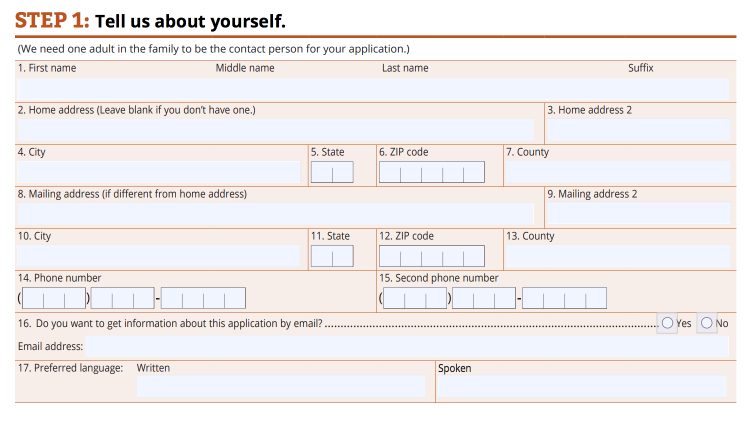
#> input picture formexample.png, 1500 x 854 px (shown at 1/2 size)
$ jupyter execute --allow-errors Project_notebook.ipynb   (older library calls are emulated)
#> lines starting #> are read from the running program, lines starting #| are printed output that depends on the picture; after the words box and inside, x2 and y2 are one past the last pixel; in counts of white or black regions, pixels touching at a corner belong together
[cell 1]
import numpy as np
import cv2
import pytesseract
from PIL import Image

[cell 2]
# [6 lines of commented-out code are left out]

pytesseract.pytesseract.tesseract_cmd = 'C:\\Program Files\\Tesseract-OCR\\tesseract.exe'
large = cv2.imread('formexample.png')
#> large is the input picture: shape (854, 1500, 3); mean B, G, R 237.1, 236.7, 241.4
h = large.shape[0]
#> h = 854
w = large.shape[1]
#> w = 1500
h = h*.5
#> h = 427
w = w*.5
#> w = 750
rgb = cv2.resize(large, (int(w), int(h)) )
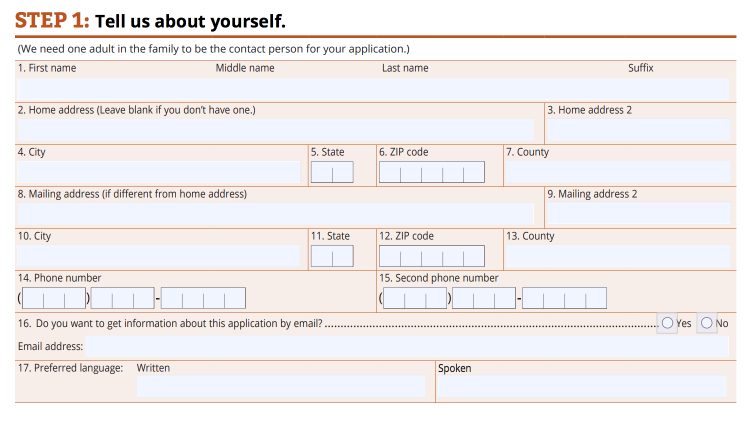
#> rgb: shape (427, 750, 3); mean B, G, R 237.1, 236.8, 241.4
#rgb = cv2.pyrDown(large)
small = cv2.cvtColor(rgb, cv2.COLOR_BGR2GRAY)
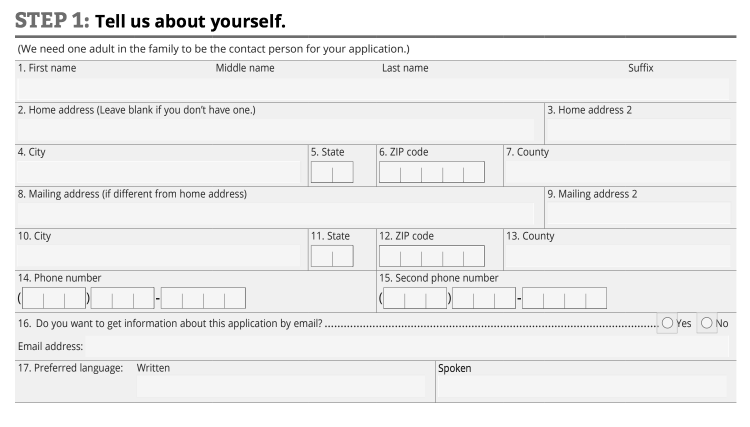
#> small: shape (427, 750); min 0, max 255, mean 238.1
img = large
# kernel = cv2.getStructuringElement(cv2.MORPH_ELLIPSE, (3, 3))
kernel = np.ones((5, 5), np.uint8)
grad = cv2.morphologyEx(small, cv2.MORPH_GRADIENT, kernel)
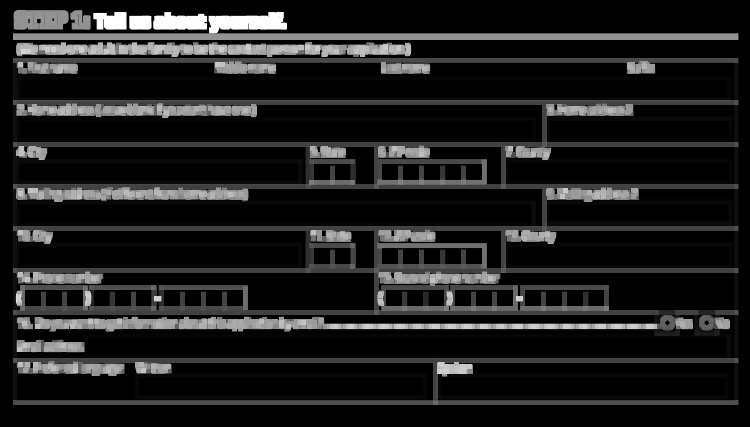
#> grad: shape (427, 750); min 0, max 255, mean 29.7

_, bw = cv2.threshold(grad, 0.0, 255.0, cv2.THRESH_BINARY | cv2.THRESH_OTSU)
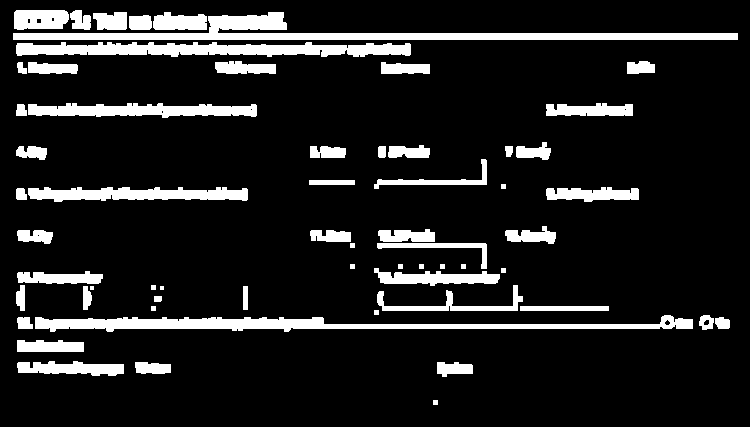
#> bw: shape (427, 750); 12.5% white; 61 white regions (2 under 20 px), largest, box (x1, y1, x2, y2) and area: (13, 12, 738, 40) 6247, (35, 315, 693, 332) 5129, (16, 42, 411, 57) 4168

kernel = cv2.getStructuringElement(cv2.MORPH_RECT, (9, 1))
connected = cv2.morphologyEx(bw, cv2.MORPH_CLOSE, kernel)
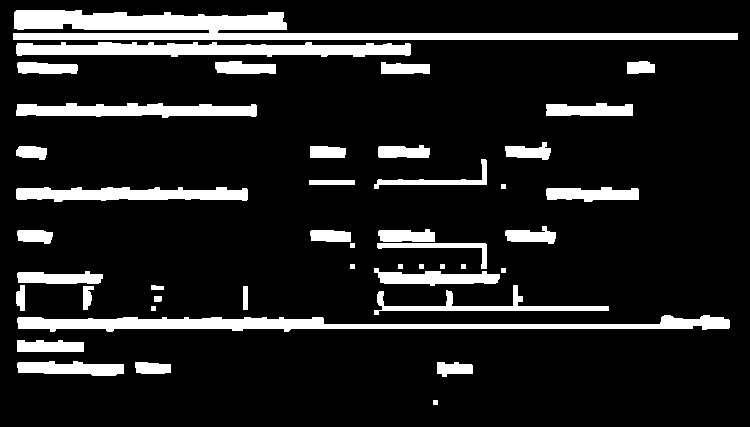
#> connected: shape (427, 750); 13% white; 44 white regions

# using RETR_EXTERNAL instead of RETR_CCOMP
contours, hierarchy = cv2.findContours(connected.copy(), cv2.RETR_EXTERNAL, cv2.CHAIN_APPROX_SIMPLE)
#> contours = 44 contours, 10 with area under 20; largest, box (x1, y1, x2, y2) and area: (13, 10, 738, 40) 8457, (17, 315, 730, 332) 5084, (16, 42, 411, 57) 3886, (16, 103, 257, 118) 2336, (16, 187, 248, 202) 2292
#For opencv 3+ comment the previous line and uncomment the following line
#_, contours, hierarchy = cv2.findContours(connected.copy(), cv2.RETR_EXTERNAL, cv2.CHAIN_APPROX_NONE)

mask = np.zeros(bw.shape, dtype=np.uint8)
count=0
d = dict()
text = ""
labels = list()
#> (the rest of this cell did not finish here and is left out)

[cell 3]
cv2.imshow('rects', rgb)
cv2.waitKey(0)

[cell 4]
import cv2
import numpy as np
from PIL import Image

img1 = cv2.imread('mod_img.jpg')
#> (the rest of this cell did not finish here and is left out)

[cell 5]
# BOXES
i = 0
levels = list()
#> (the rest of this cell did not finish here and is left out)

[cell 6]
# LABELS
i = 0
levels2 = list()
while i < len(labels)-1 :
    temp = []
    while i < len(labels)-1 and abs(labels[i][1]-labels[i+1][1])<=4:
        temp.append((labels[i]))
        i+=1
    temp.append(labels[i])
    levels2.append(temp)
    i+=1
print(levels2)
print(len(levels2))

[cell 7]
z=0
mapping = dict()
mapping2 = dict()
for l in levels2:
    val = 0
    if z < len(levels)-1:
        dist1 = abs(l[0][1]-levels[z][len(levels[z])-1][1])
        dist2 = abs(l[0][1]-levels[z+1][len(levels[z+1])-1][1])
    if dist1 < dist2:
        val = z
    else:
        val = z+1
        z += 1
    if len(levels[val])==1:
        for j in l:
            mapping.update({d[j]:levels[val]})
    elif len(levels[val]) == len(l) :
        l.sort(key = lambda x : x[0])
        levels[val].sort(key = lambda x : x[0])
        k=0
        for j in l:
            mapping.update({d[j]:levels[val][k]})
            k+=1
    elif len(levels[val]) < len(l):
        l.sort(key = lambda x : x[0])
        levels[val].sort(key = lambda x : x[0])
        for j in l:
            min_box = levels[val][0]
            min_val = abs(levels[val][0][0] - j[0])
            for f in range(1,len(levels[val])):
                if abs(levels[val][f][0] - j[0]) < min_val:
                    min_val = abs(levels[val][f][0] - j[0])
                    min_box = levels[val][f]
            mapping.update({d[j]:min_box})
    else:
        l.sort(key = lambda x : x[0])
        levels[val].sort(key = lambda x : x[0])
        for h in levels[val]:
            yt = list()
            min_label = l[0]
            min_val = abs(h[0] - l[0][0])
            for f in range(1,len(l)):
                if abs(l[f][0] - h[0]) < min_val:
                    min_val = abs(l[f][0] - h[0])
                    min_label = l[f]
            mapping2.update({h:d[min_label]})
#> after the loop, mapping = 0 items; mapping2 = 0 items; z = 0
for k,v in mapping.items():
    print(k,end="  ")
    print("---->",end="  ")
    print(v)
#> this loop made 0 passes
for k,v in mapping2.items():
    print(v,end="  ")
    print("---->",end="  ")
    print(k)
